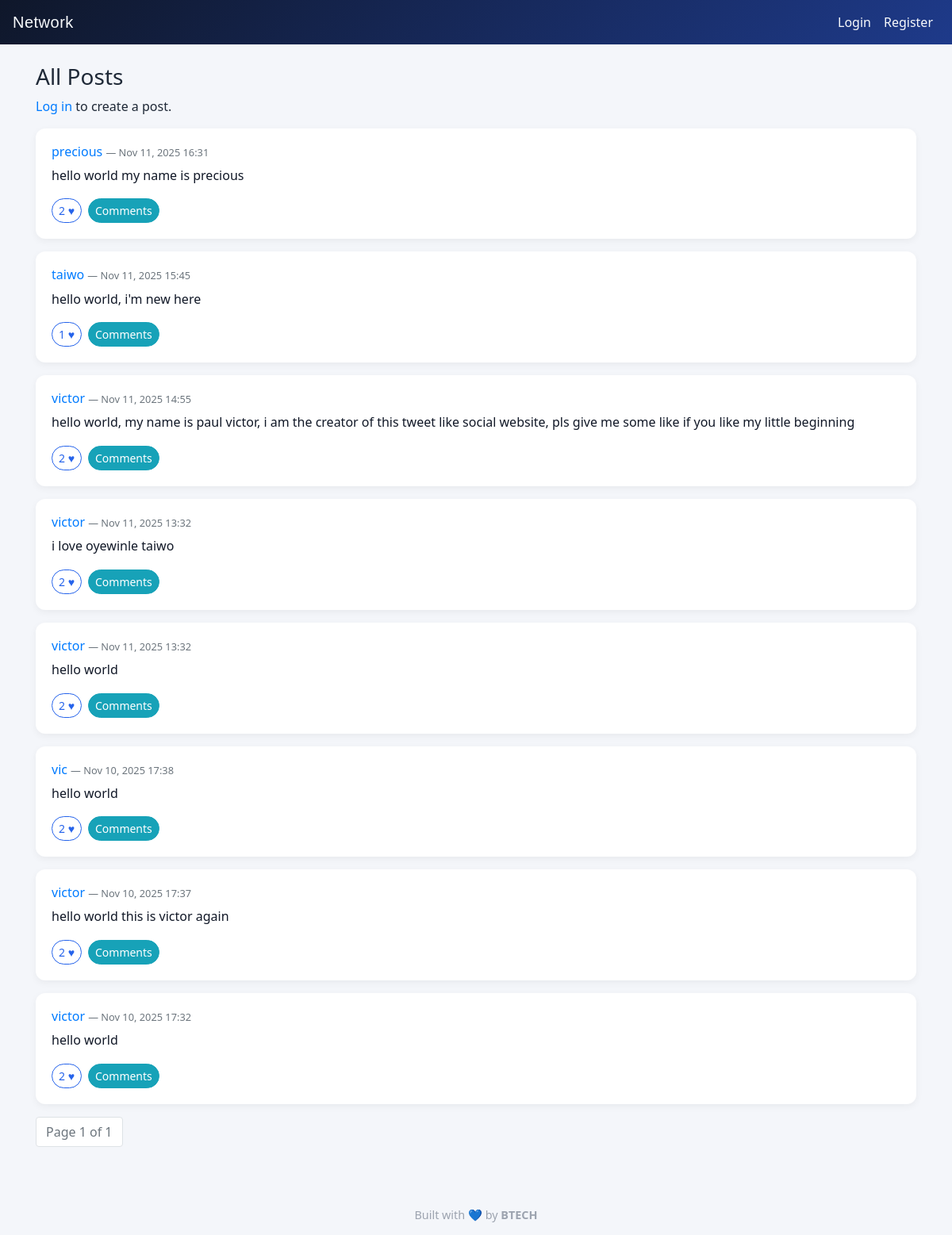
The page / on the database its author committed.
### network/models.py (models this page shows, shortened)
class Post(models.Model):
    author = models.ForeignKey(User, on_delete=models.CASCADE, related_name="posts")
    content = models.TextField(max_length=1000)
    timestamp = models.DateTimeField(default=timezone.now)
    def likes_count(self):
        return self.likes.count()

class User(AbstractUser):
    pass

### network/views.py (the view)
# urls.py: path("", views.index, name="index"),                           # All posts
def index(request):
    posts = Post.objects.order_by("-timestamp").all()
    paginator = Paginator(posts, 10)
    page_number = request.GET.get("page")
    page_obj = paginator.get_page(page_number)
    liked_post_ids = set()
    if request.user.is_authenticated:
        liked_post_ids = set(request.user.likes.values_list("post_id", flat=True))
    return render(request, "network/index.html", {
        "page_obj": page_obj,
        "liked_post_ids": liked_post_ids
    })

### network/templates/network/index.html (shortened to what this page needs)
{% extends "network/layout.html" %}
{% block body %}
  <h3>All Posts</h3>
  {% if user.is_authenticated %}
    <div class="card mb-3">
      <div class="card-body">
        <form id="new-post-form">
          {% csrf_token %}
          <div class="form-group">
            <textarea id="new-post-content" class="form-control" rows="3" placeholder="What's on your mind?" required></textarea>
          </div>
          <button id="new-post-btn" class="btn btn-primary" type="submit">Post</button>
        </form>
      </div>
    </div>
  {% else %}
    <p><a href="{% url 'login' %}">Log in</a> to create a post.</p>
  {% endif %}
  {% for post in page_obj %}
    {% include "network/post_partial.html" with post=post liked_post_ids=liked_post_ids %}
  {% empty %}
    <p>No posts yet.</p>
  {% endfor %}
  <nav aria-label="Page navigation">
    <ul class="pagination">
      <li class="page-item disabled"><span class="page-link">Page {{ page_obj.number }} of {{ page_obj.paginator.num_pages }}</span></li>
    </ul>
  </nav>
{% endblock %}

### network/templates/network/post_partial.html (shortened to what this page needs)
<div class="card mb-3 post-card" data-post-id="{{ post.id }}">
  <div class="card-body">
    <h6>
      <a href="{% url 'profile' post.author.username %}">{{ post.author.username }}</a>
      <small class="text-muted"> — {{ post.timestamp|date:"M d, Y H:i" }}</small>
    </h6>
    <div class="post-content" data-original="{{ post.content|escape }}">
      <p class="mb-2">{{ post.content|linebreaks }}</p>
    </div>
    <div class="d-flex align-items-center">
      <button class="btn btn-sm btn-outline-primary like-btn"
              data-liked="{% if post.id in liked_post_ids %}true{% else %}false{% endif %}">
        <span class="like-count">{{ post.likes_count }}</span> ♥
      </button>
      <button class="btn btn-sm btn-info ml-2 toggle-comments-btn">Comments</button>
    </div>
  </div>
</div>

### network/static/network/styles.css (style rules this page uses)
.post-card .post-content p { white-space: pre-wrap; }
.post-content p { font-size: 1rem; line-height: 1.6; color: #111827; }
.like-btn, .edit-btn { transition: all 0.2s ease; }

### network/templates/network/layout.html (style rules this page uses)
body { background-color: #f4f6fa; font-family: "Segoe UI", Roboto, sans-serif; color: #1f2937; }
.post-card { border: none; border-radius: 12px; box-shadow: 0 3px 10px rgba(0,0,0,0.05); transition: transform 0.2s ease, box-shadow 0.2s ease; margin-bottom: 20px; }
.btn { border-radius: 20px; transition: all 0.2s ease; }
.btn-outline-primary { color: #2563eb; border-color: #2563eb; }

### rows shown on the page
Post: author.username "precious", timestamp "Nov 11, 2025 16:31", content "hello world my name is precious", likes_count "2"
Post: author.username "taiwo", timestamp "Nov 11, 2025 15:45", content "hello world, i'm new here", likes_count "1"
Post: author.username "victor", timestamp "Nov 11, 2025 14:55", content "hello world, my name is paul victor, i am the creator of this tweet like social website, pls give me some like if you like my little beginning", likes_count "2"
Post: author.username "victor", timestamp "Nov 11, 2025 13:32", content "i love oyewinle taiwo", likes_count "2"
Post: author.username "victor", timestamp "Nov 11, 2025 13:32", content "hello world", likes_count "2"
Post: author.username "vic", timestamp "Nov 10, 2025 17:38", content "hello world", likes_count "2"
Post: author.username "victor", timestamp "Nov 10, 2025 17:37", content "hello world this is victor again", likes_count "2"
Post: author.username "victor", timestamp "Nov 10, 2025 17:32", content "hello world", likes_count "2"

### other values the page prints
{{ page_obj.number }} "1"
{{ page_obj.paginator.num_pages }} "1"
